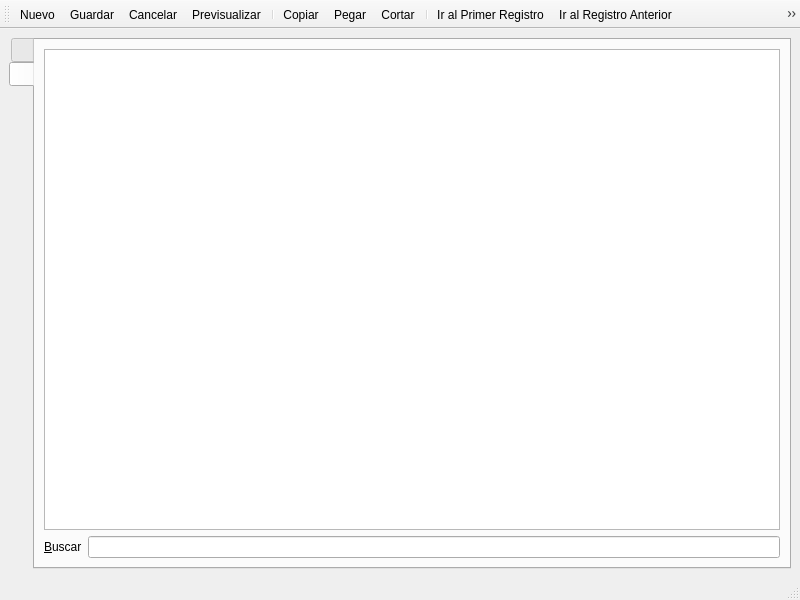
<?xml version="1.0" encoding="UTF-8"?>
<ui version="4.0">
 <class>Base</class>
 <widget class="QMainWindow" name="Base">
  <property name="geometry">
   <rect>
    <x>0</x>
    <y>0</y>
    <width>800</width>
    <height>600</height>
   </rect>
  </property>
  <property name="windowTitle">
   <string>MainWindow</string>
  </property>
  <widget class="QWidget" name="centralwidget">
   <layout class="QVBoxLayout" name="verticalLayout">
    <item>
     <widget class="QTabWidget" name="tabWidget">
      <property name="tabPosition">
       <enum>QTabWidget::West</enum>
      </property>
      <property name="currentIndex">
       <number>1</number>
      </property>
      <widget class="QWidget" name="tab">
       <attribute name="icon">
        <iconset resource="../ui/res.qrc">
         <normaloff>:/icons/res/document-edit.png</normaloff>:/icons/res/document-edit.png</iconset>
       </attribute>
       <attribute name="title">
        <string/>
       </attribute>
       <widget class="QDateTimeEdit" name="dtPicker">
        <property name="geometry">
         <rect>
          <x>530</x>
          <y>40</y>
          <width>131</width>
          <height>25</height>
         </rect>
        </property>
       </widget>
      </widget>
      <widget class="QWidget" name="tab_2">
       <attribute name="icon">
        <iconset resource="../ui/res.qrc">
         <normaloff>:/icons/res/table.png</normaloff>:/icons/res/table.png</iconset>
       </attribute>
       <attribute name="title">
        <string/>
       </attribute>
       <layout class="QVBoxLayout" name="verticalLayout_2">
        <item>
         <widget class="QTableView" name="tablenavigation">
          <property name="alternatingRowColors">
           <bool>true</bool>
          </property>
          <property name="selectionMode">
           <enum>QAbstractItemView::SingleSelection</enum>
          </property>
          <property name="selectionBehavior">
           <enum>QAbstractItemView::SelectRows</enum>
          </property>
          <attribute name="horizontalHeaderStretchLastSection">
           <bool>true</bool>
          </attribute>
          <attribute name="verticalHeaderVisible">
           <bool>false</bool>
          </attribute>
          <attribute name="verticalHeaderVisible">
           <bool>false</bool>
          </attribute>
          <attribute name="horizontalHeaderStretchLastSection">
           <bool>true</bool>
          </attribute>
         </widget>
        </item>
        <item>
         <layout class="QHBoxLayout" name="horizontalLayout">
          <item>
           <widget class="QLabel" name="label_4">
            <property name="text">
             <string>&amp;Buscar</string>
            </property>
            <property name="buddy">
             <cstring>txtSearch</cstring>
            </property>
           </widget>
          </item>
          <item>
           <widget class="QLineEdit" name="txtSearch"/>
          </item>
         </layout>
        </item>
       </layout>
      </widget>
     </widget>
    </item>
   </layout>
  </widget>
  <widget class="QStatusBar" name="statusbar"/>
  <widget class="QToolBar" name="toolBar">
   <property name="windowTitle">
    <string>toolBar</string>
   </property>
   <attribute name="toolBarArea">
    <enum>TopToolBarArea</enum>
   </attribute>
   <attribute name="toolBarBreak">
    <bool>false</bool>
   </attribute>
   <addaction name="actionNew"/>
   <addaction name="actionSave"/>
   <addaction name="actionCancel"/>
   <addaction name="actionPreview"/>
   <addaction name="separator"/>
   <addaction name="actionCopy"/>
   <addaction name="actionPaste"/>
   <addaction name="actionCut"/>
   <addaction name="separator"/>
   <addaction name="actionGoFirst"/>
   <addaction name="actionGoPrevious"/>
   <addaction name="actionGoNext"/>
   <addaction name="actionGoLast"/>
  </widget>
  <action name="actionNew">
   <property name="icon">
    <iconset resource="../ui/res.qrc">
     <normaloff>:/icons/res/document-new.png</normaloff>:/icons/res/document-new.png</iconset>
   </property>
   <property name="text">
    <string>Nuevo</string>
   </property>
   <property name="shortcut">
    <string>Ctrl+N</string>
   </property>
  </action>
  <action name="actionPreview">
   <property name="icon">
    <iconset resource="../ui/res.qrc">
     <normaloff>:/icons/res/document-preview.png</normaloff>:/icons/res/document-preview.png</iconset>
   </property>
   <property name="text">
    <string>Previsualizar</string>
   </property>
  </action>
  <action name="actionGoFirst">
   <property name="icon">
    <iconset resource="../ui/res.qrc">
     <normaloff>:/icons/res/go-first.png</normaloff>:/icons/res/go-first.png</iconset>
   </property>
   <property name="text">
    <string>Ir al Primer Registro</string>
   </property>
  </action>
  <action name="actionGoPrevious">
   <property name="icon">
    <iconset resource="../ui/res.qrc">
     <normaloff>:/icons/res/go-previous.png</normaloff>:/icons/res/go-previous.png</iconset>
   </property>
   <property name="text">
    <string>Ir al Registro Anterior</string>
   </property>
  </action>
  <action name="actionGoNext">
   <property name="icon">
    <iconset resource="../ui/res.qrc">
     <normaloff>:/icons/res/go-next.png</normaloff>:/icons/res/go-next.png</iconset>
   </property>
   <property name="text">
    <string>Ir al siguiente registro</string>
   </property>
  </action>
  <action name="actionGoLast">
   <property name="icon">
    <iconset resource="../ui/res.qrc">
     <normaloff>:/icons/res/go-last.png</normaloff>:/icons/res/go-last.png</iconset>
   </property>
   <property name="text">
    <string>Ir al ultimo registro</string>
   </property>
  </action>
  <action name="actionSave">
   <property name="icon">
    <iconset resource="../ui/res.qrc">
     <normaloff>:/icons/res/document-save.png</normaloff>:/icons/res/document-save.png</iconset>
   </property>
   <property name="text">
    <string>Guardar</string>
   </property>
   <property name="visible">
    <bool>false</bool>
   </property>
  </action>
  <action name="actionCancel">
   <property name="icon">
    <iconset resource="../ui/res.qrc">
     <normaloff>:/icons/res/dialog-cancel.png</normaloff>:/icons/res/dialog-cancel.png</iconset>
   </property>
   <property name="text">
    <string>Cancelar</string>
   </property>
   <property name="visible">
    <bool>false</bool>
   </property>
  </action>
  <action name="actionEditar">
   <property name="icon">
    <iconset resource="../ui/res.qrc">
     <normaloff>:/icons/res/document-edit.png</normaloff>:/icons/res/document-edit.png</iconset>
   </property>
   <property name="text">
    <string>Editar</string>
   </property>
   <property name="shortcut">
    <string>F2</string>
   </property>
  </action>
  <action name="actionDelete">
   <property name="icon">
    <iconset resource="../ui/res.qrc">
     <normaloff>:/icons/res/edit-delete.png</normaloff>:/icons/res/edit-delete.png</iconset>
   </property>
   <property name="text">
    <string>Borrar</string>
   </property>
  </action>
  <action name="actionCopy">
   <property name="icon">
    <iconset resource="../ui/res.qrc">
     <normaloff>:/icons/res/edit-copy.png</normaloff>:/icons/res/edit-copy.png</iconset>
   </property>
   <property name="text">
    <string>Copiar</string>
   </property>
   <property name="shortcut">
    <string>Ctrl+C</string>
   </property>
  </action>
  <action name="actionCut">
   <property name="icon">
    <iconset resource="../ui/res.qrc">
     <normaloff>:/icons/res/edit-cut.png</normaloff>:/icons/res/edit-cut.png</iconset>
   </property>
   <property name="text">
    <string>Cortar</string>
   </property>
   <property name="shortcut">
    <string>Ctrl+X</string>
   </property>
  </action>
  <action name="actionPaste">
   <property name="icon">
    <iconset resource="../ui/res.qrc">
     <normaloff>:/icons/res/edit-paste.png</normaloff>:/icons/res/edit-paste.png</iconset>
   </property>
   <property name="text">
    <string>Pegar</string>
   </property>
  </action>
  <action name="actionRefresh">
   <property name="icon">
    <iconset resource="../ui/res.qrc">
     <normaloff>:/icons/res/view-refresh.png</normaloff>:/icons/res/view-refresh.png</iconset>
   </property>
   <property name="text">
    <string>Actualizar</string>
   </property>
  </action>
 </widget>
 <resources>
  <include location="../ui/res.qrc"/>
 </resources>
 <connections/>
</ui>
